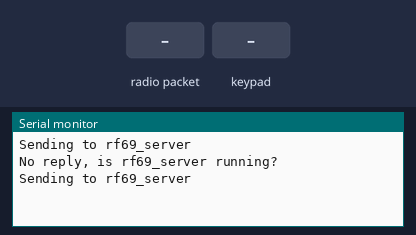
Bench run of a sketch on a simulated Arduino Uno, built with avr-gcc and run on an emulated ATmega328P. Parts: the last lines printed to the serial monitor. Inputs (shaded band) come from the test bench. No radio packets arrive unless stated.

Above: at 1.2 s.
1.3 s: radio packet "1" arrives
At 2.4 s:
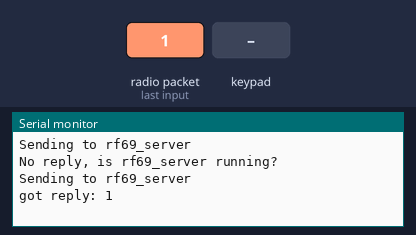
2.8 s: key '3' pressed
At 3.3 s:
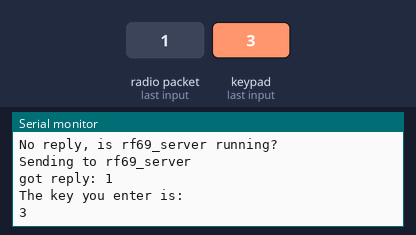
4.3 s: keypad keys 3 4 5 pressed 0.4 s apart
At 6.1 s:
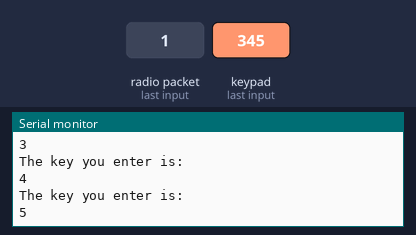
7.0 s: keypad keys 6 7 8 pressed 0.4 s apart
At 8.4 s:
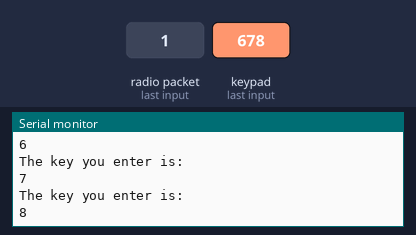
Timing chart, 0 to 10.0 s (numbered marks = the images above; inputs shaded):
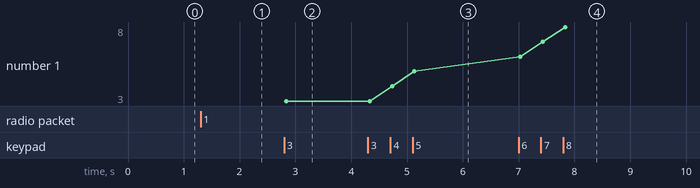

Measured:
- after the input at 1.3 s, the serial monitor: prints a new line at once (image 1)
- after the input at 2.8 s, the serial monitor: prints a new line at once (image 2)
- after the input at 4.3 s, the serial monitor: prints a new line after 0.43 s (image 3)
- after the input at 7.0 s, the serial monitor: prints a new line at once (image 4)
- plotted number 1: 3 → 5 after the input at 4.3 s, 5 → 8 after the input at 7.0 s

The sketch:

rf69_client_AddKeypad.ino
```cpp
// rf69_client.pde
// -*- mode: C++ -*-
// Example sketch showing how to create a simple messageing client
// with the RH_RF69 class. RH_RF69 class does not provide for addressing or
// reliability, so you should only use RH_RF69  if you do not need the higher
// level messaging abilities.
// It is designed to work with the other example rf69_server.
// Demonstrates the use of AES encryption, setting the frequency and modem
// configuration
// Tested on Moteino with RFM69 http://lowpowerlab.com/moteino/
// Tested on miniWireless with RFM69 www.anarduino.com/miniwireless
// Tested on Teensy 3.1 with RF69 on PJRC breakout board

#include <SPI.h>
#include <RH_RF69.h>
#include <Keypad.h>

// Singleton instance of the radio driver
RH_RF69 rf69;
//RH_RF69 rf69(15, 16); // For RF69 on PJRC breakout board with Teensy 3.1
//RH_RF69 rf69(4, 2); // For MoteinoMEGA https://lowpowerlab.com/shop/moteinomega
//RH_RF69 rf69(8, 7); // Adafruit Feather 32u4

const byte ROWS = 3; //three rows
const byte COLS = 3; //three columns
//define the cymbols on the buttons of the keypads
char hexaKeys[ROWS][COLS] = {
  {'3','6','9'},
  {'2','5','8'},
  {'1','4','7'}
};
byte rowPins[ROWS] = {3,4,5}; //connect to the row pinouts of the keypad
byte colPins[COLS] = {6,7,8}; //connect to the column pinouts of the keypad

//initialize an instance of class NewKeypad
Keypad customKeypad = Keypad( makeKeymap(hexaKeys), rowPins, colPins, ROWS, COLS);

void setup()
{
  Serial.begin(9600);
  while (!Serial)
    ;
  if (!rf69.init())
    Serial.println("init failed");
  // Defaults after init are 434.0MHz, modulation GFSK_Rb250Fd250, +13dbM (for low power module)
  // No encryption
  if (!rf69.setFrequency(433.0))
    Serial.println("setFrequency failed");
  //Set rf69 Modulation scheme (2-ary)BPSK here;
  //OOK, Whitening, Rb = 2.4kbs, Rx Bandwidth = 4.8kHz.
  //22 = OOK_Rb2_4Bw4_8
  //rf69.setModemConfig(RH_RF69::OOK_Rb1Bw1);

  // If you are using a high power RF69 eg RFM69HW, you *must* set a Tx power with the
  // ishighpowermodule flag set like this:
  //rf69.setTxPower(14, true);

  // The encryption key has to be the same as the one in the server
  uint8_t key[] = { 0x01, 0x02, 0x08, 0x04, 0x05, 0x06, 0x07, 0x08,
                    0x01, 0x02, 0x08, 0x04, 0x05, 0x06, 0x07, 0x08};
  rf69.setEncryptionKey(key);
}


void loop()
{
  Serial.println("Sending to rf69_server");
  // Send a message to rf69_server
  uint8_t data[] = "Hello World!";
  rf69.send(data, sizeof(data));

  rf69.waitPacketSent();
  // Now wait for a reply
  uint8_t buf[RH_RF69_MAX_MESSAGE_LEN];
  uint8_t len = sizeof(buf);

  if (rf69.waitAvailableTimeout(500))
  {
    // Should be a reply message for us now
    if (rf69.recv(buf, &len))
    {
      Serial.print("got reply: ");
      Serial.println((char*)buf);
      //*************
      //wait for serial command to begin keypad experiment
     /* char test = Serial.read();
      while (test == 'a'){
        //do nothing
        test = Serial.read();
      }*/

      while(1){
        char customKey = customKeypad.getKey();
        if (customKey){
          /*uint8_t Pr;
          Pr = rssiRead();
          Serial.print("Power Receive: ");
          Serial.println(Pr);*/
          Serial.println("The key you enter is: ");
          Serial.println(customKey);
          uint8_t keyMsg[1] = {customKey};
          rf69.send(keyMsg, sizeof(keyMsg));
          rf69.waitPacketSent();
          delay(200);
        }
      }
      //**********
    }
    else
    {
      Serial.println("recv failed");
    }
  }
  else
  {
    Serial.println("No reply, is rf69_server running?");
  }
  delay(400);

}
```
